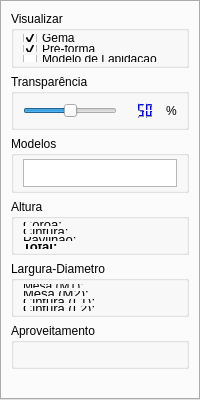
     <widget class="QTabWidget" name="propertiesTabWidget">
      <property name="maximumSize">
       <size>
        <width>200</width>
        <height>16777215</height>
       </size>
      </property>
      <property name="statusTip">
       <string>Properties </string>
      </property>
      <property name="tabShape">
       <enum>QTabWidget::Rounded</enum>
      </property>
      <property name="currentIndex">
       <number>0</number>
      </property>
      <property name="tabBarAutoHide">
       <bool>true</bool>
      </property>
      <widget class="QWidget" name="diagramTab">
       <attribute name="title">
        <string>Diagrama</string>
       </attribute>
       <layout class="QVBoxLayout" name="verticalLayout">
        <item>
         <widget class="QGroupBox" name="groupBox_2">
          <property name="title">
           <string>Visualizar</string>
          </property>
          <property name="alignment">
           <set>Qt::AlignLeading|Qt::AlignLeft|Qt::AlignTop</set>
          </property>
          <layout class="QVBoxLayout" name="verticalLayout_5">
           <property name="spacing">
            <number>3</number>
           </property>
           <property name="topMargin">
            <number>3</number>
           </property>
           <property name="bottomMargin">
            <number>3</number>
           </property>
           <item>
            <widget class="QCheckBox" name="checkBoxGema">
             <property name="text">
              <string>Gema</string>
             </property>
             <property name="checked">
              <bool>true</bool>
             </property>
            </widget>
           </item>
           <item>
            <widget class="QCheckBox" name="checkBoxPreForma">
             <property name="text">
              <string>Pré-forma</string>
             </property>
             <property name="checkable">
              <bool>true</bool>
             </property>
             <property name="checked">
              <bool>true</bool>
             </property>
            </widget>
           </item>
           <item>
            <widget class="QCheckBox" name="checkBoxModelo">
             <property name="text">
              <string>Modelo de Lapidação</string>
             </property>
            </widget>
           </item>
          </layout>
         </widget>
        </item>
        <item>
         <widget class="QGroupBox" name="groupBox">
          <property name="title">
           <string>Transparência</string>
          </property>
          <property name="alignment">
           <set>Qt::AlignLeading|Qt::AlignLeft|Qt::AlignTop</set>
          </property>
          <layout class="QVBoxLayout" name="verticalLayout_4">
           <item>
            <layout class="QHBoxLayout" name="horizontalLayout_3">
             <item>
              <widget class="QSlider" name="sliderAlpha">
               <property name="maximum">
                <number>100</number>
               </property>
               <property name="pageStep">
                <number>0</number>
               </property>
               <property name="value">
                <number>50</number>
               </property>
               <property name="orientation">
                <enum>Qt::Horizontal</enum>
               </property>
               <property name="tickPosition">
                <enum>QSlider::NoTicks</enum>
               </property>
              </widget>
             </item>
             <item>
              <widget class="QLCDNumber" name="lcdNumber">
               <property name="palette">
                <palette>
                 <active>
                  <colorrole role="Button">
                   <brush brushstyle="SolidPattern">
                    <color alpha="255">
                     <red>255</red>
                     <green>255</green>
                     <blue>255</blue>
                    </color>
                   </brush>
                  </colorrole>
                  <colorrole role="Light">
                   <brush brushstyle="SolidPattern">
                    <color alpha="255">
                     <red>0</red>
                     <green>0</green>
                     <blue>255</blue>
                    </color>
                   </brush>
                  </colorrole>
                 </active>
                 <inactive>
                  <colorrole role="Button">
                   <brush brushstyle="SolidPattern">
                    <color alpha="255">
                     <red>255</red>
                     <green>255</green>
                     <blue>255</blue>
                    </color>
                   </brush>
                  </colorrole>
                  <colorrole role="Light">
                   <brush brushstyle="SolidPattern">
                    <color alpha="255">
                     <red>0</red>
                     <green>0</green>
                     <blue>255</blue>
                    </color>
                   </brush>
                  </colorrole>
                 </inactive>
                 <disabled>
                  <colorrole role="Button">
                   <brush brushstyle="SolidPattern">
                    <color alpha="255">
                     <red>255</red>
                     <green>255</green>
                     <blue>255</blue>
                    </color>
                   </brush>
                  </colorrole>
                  <colorrole role="Light">
                   <brush brushstyle="SolidPattern">
                    <color alpha="255">
                     <red>0</red>
                     <green>0</green>
                     <blue>255</blue>
                    </color>
                   </brush>
                  </colorrole>
                 </disabled>
                </palette>
               </property>
               <property name="frameShape">
                <enum>QFrame::NoFrame</enum>
               </property>
               <property name="frameShadow">
                <enum>QFrame::Plain</enum>
               </property>
               <property name="smallDecimalPoint">
                <bool>true</bool>
               </property>
               <property name="digitCount">
                <number>3</number>
               </property>
               <property name="segmentStyle">
                <enum>QLCDNumber::Outline</enum>
               </property>
               <property name="value" stdset="0">
                <double>50.000000000000000</double>
               </property>
               <property name="intValue" stdset="0">
                <number>50</number>
               </property>
              </widget>
             </item>
             <item>
              <widget class="QLabel" name="label">
               <property name="maximumSize">
                <size>
                 <width>20</width>
                 <height>16777215</height>
                </size>
               </property>
               <property name="text">
                <string>%</string>
               </property>
              </widget>
             </item>
            </layout>
           </item>
          </layout>
         </widget>
        </item>
        <item>
         <widget class="QGroupBox" name="groupBox_3">
          <property name="title">
           <string>Modelos</string>
          </property>
          <property name="alignment">
           <set>Qt::AlignLeading|Qt::AlignLeft|Qt::AlignTop</set>
          </property>
          <layout class="QVBoxLayout" name="verticalLayout_6">
           <property name="spacing">
            <number>3</number>
           </property>
           <property name="topMargin">
            <number>3</number>
           </property>
           <property name="bottomMargin">
            <number>3</number>
           </property>
           <item>
            <widget class="QTreeWidget" name="treeWidgetModels">
             <property name="statusTip">
              <string>Pre-formas</string>
             </property>
             <property name="verticalScrollBarPolicy">
              <enum>Qt::ScrollBarAlwaysOff</enum>
             </property>
             <property name="horizontalScrollBarPolicy">
              <enum>Qt::ScrollBarAlwaysOff</enum>
             </property>
             <property name="autoScroll">
              <bool>true</bool>
             </property>
             <property name="editTriggers">
              <set>QAbstractItemView::NoEditTriggers</set>
             </property>
             <property name="tabKeyNavigation">
              <bool>true</bool>
             </property>
             <property name="selectionBehavior">
              <enum>QAbstractItemView::SelectItems</enum>
             </property>
             <property name="indentation">
              <number>10</number>
             </property>
             <property name="animated">
              <bool>true</bool>
             </property>
             <property name="columnCount">
              <number>1</number>
             </property>
             <attribute name="headerVisible">
              <bool>false</bool>
             </attribute>
             <column>
              <property name="text">
               <string>Nome</string>
              </property>
             </column>
            </widget>
           </item>
          </layout>
         </widget>
        </item>
        <item>
         <widget class="QGroupBox" name="groupBox_4">
          <property name="font">
           <font>
            <pointsize>9</pointsize>
           </font>
          </property>
          <property name="statusTip">
           <string>Altura</string>
          </property>
          <property name="title">
           <string>Altura</string>
          </property>
          <property name="alignment">
           <set>Qt::AlignLeading|Qt::AlignLeft|Qt::AlignTop</set>
          </property>
          <layout class="QFormLayout" name="formLayout">
           <property name="verticalSpacing">
            <number>3</number>
           </property>
           <property name="topMargin">
            <number>3</number>
           </property>
           <property name="bottomMargin">
            <number>3</number>
           </property>
           <item row="0" column="0">
            <widget class="QLabel" name="label_8">
             <property name="font">
              <font>
               <pointsize>10</pointsize>
              </font>
             </property>
             <property name="text">
              <string>Coroa:</string>
             </property>
            </widget>
           </item>
           <item row="0" column="1">
            <widget class="QLabel" name="labelCrown">
             <property name="font">
              <font>
               <pointsize>10</pointsize>
              </font>
             </property>
             <property name="text">
              <string/>
             </property>
             <property name="alignment">
              <set>Qt::AlignRight|Qt::AlignTrailing|Qt::AlignVCenter</set>
             </property>
            </widget>
           </item>
           <item row="2" column="0">
            <widget class="QLabel" name="label_2">
             <property name="font">
              <font>
               <pointsize>10</pointsize>
              </font>
             </property>
             <property name="text">
              <string>Cintura:</string>
             </property>
            </widget>
           </item>
           <item row="2" column="1">
            <widget class="QLabel" name="labelGirdle">
             <property name="font">
              <font>
               <pointsize>10</pointsize>
              </font>
             </property>
             <property name="text">
              <string/>
             </property>
             <property name="alignment">
              <set>Qt::AlignRight|Qt::AlignTrailing|Qt::AlignVCenter</set>
             </property>
            </widget>
           </item>
           <item row="4" column="0">
            <widget class="QLabel" name="label_3">
             <property name="font">
              <font>
               <pointsize>10</pointsize>
              </font>
             </property>
             <property name="text">
              <string>Pavilhão:</string>
             </property>
            </widget>
           </item>
           <item row="4" column="1">
            <widget class="QLabel" name="labelPavilion">
             <property name="font">
              <font>
               <pointsize>10</pointsize>
              </font>
             </property>
             <property name="text">
              <string/>
             </property>
             <property name="alignment">
              <set>Qt::AlignRight|Qt::AlignTrailing|Qt::AlignVCenter</set>
             </property>
            </widget>
           </item>
           <item row="7" column="0">
            <widget class="QLabel" name="label_11">
             <property name="font">
              <font>
               <pointsize>10</pointsize>
               <bold>true</bold>
              </font>
             </property>
             <property name="text">
              <string>Total:</string>
             </property>
            </widget>
           </item>
           <item row="7" column="1">
            <widget class="QLabel" name="labelHeightTotal">
             <property name="font">
              <font>
               <pointsize>10</pointsize>
               <bold>true</bold>
              </font>
             </property>
             <property name="text">
              <string/>
             </property>
             <property name="alignment">
              <set>Qt::AlignRight|Qt::AlignTrailing|Qt::AlignVCenter</set>
             </property>
            </widget>
           </item>
          </layout>
         </widget>
        </item>
        <item>
         <widget class="QGroupBox" name="groupBox_9">
          <property name="font">
           <font>
            <pointsize>9</pointsize>
           </font>
          </property>
          <property name="statusTip">
           <string>Largura ou Diametro</string>
          </property>
          <property name="title">
           <string>Largura-Diametro</string>
          </property>
          <property name="alignment">
           <set>Qt::AlignLeading|Qt::AlignLeft|Qt::AlignTop</set>
          </property>
          <layout class="QFormLayout" name="formLayout_2">
           <property name="verticalSpacing">
            <number>3</number>
           </property>
           <property name="topMargin">
            <number>3</number>
           </property>
           <property name="bottomMargin">
            <number>3</number>
           </property>
           <item row="0" column="0">
            <widget class="QLabel" name="label_19">
             <property name="text">
              <string>Mesa (M1):</string>
             </property>
            </widget>
           </item>
           <item row="0" column="1">
            <widget class="QLabel" name="labelTableM1">
             <property name="font">
              <font>
               <pointsize>10</pointsize>
              </font>
             </property>
             <property name="text">
              <string/>
             </property>
             <property name="alignment">
              <set>Qt::AlignRight|Qt::AlignTrailing|Qt::AlignVCenter</set>
             </property>
            </widget>
           </item>
           <item row="3" column="0">
            <widget class="QLabel" name="label_20">
             <property name="font">
              <font>
               <pointsize>10</pointsize>
              </font>
             </property>
             <property name="text">
              <string>Mesa (M2):</string>
             </property>
            </widget>
           </item>
           <item row="3" column="1">
            <widget class="QLabel" name="labelTableM2">
             <property name="font">
              <font>
               <pointsize>10</pointsize>
              </font>
             </property>
             <property name="text">
              <string/>
             </property>
             <property name="alignment">
              <set>Qt::AlignRight|Qt::AlignTrailing|Qt::AlignVCenter</set>
             </property>
            </widget>
           </item>
           <item row="5" column="0">
            <widget class="QLabel" name="labeGirdleWid">
             <property name="font">
              <font>
               <pointsize>10</pointsize>
              </font>
             </property>
             <property name="text">
              <string>Cintura (L1):</string>
             </property>
            </widget>
           </item>
           <item row="5" column="1">
            <widget class="QLabel" name="labelGirdleL1">
             <property name="font">
              <font>
               <pointsize>10</pointsize>
              </font>
             </property>
             <property name="text">
              <string/>
             </property>
             <property name="alignment">
              <set>Qt::AlignRight|Qt::AlignTrailing|Qt::AlignVCenter</set>
             </property>
            </widget>
           </item>
           <item row="6" column="0">
            <widget class="QLabel" name="labeGirdleWid_2">
             <property name="font">
              <font>
               <pointsize>10</pointsize>
              </font>
             </property>
             <property name="text">
              <string>Cintura (L2):</string>
             </property>
            </widget>
           </item>
           <item row="6" column="1">
            <widget class="QLabel" name="labelGirdleL2">
             <property name="font">
              <font>
               <pointsize>10</pointsize>
              </font>
             </property>
             <property name="text">
              <string/>
             </property>
             <property name="alignment">
              <set>Qt::AlignRight|Qt::AlignTrailing|Qt::AlignVCenter</set>
             </property>
            </widget>
           </item>
          </layout>
         </widget>
        </item>
        <item>
         <widget class="QGroupBox" name="groupBox_5">
          <property name="font">
           <font>
            <pointsize>9</pointsize>
           </font>
          </property>
          <property name="title">
           <string>Aproveitamento</string>
          </property>
          <property name="alignment">
           <set>Qt::AlignLeading|Qt::AlignLeft|Qt::AlignTop</set>
          </property>
          <layout class="QVBoxLayout" name="verticalLayout_8">
           <property name="spacing">
            <number>3</number>
           </property>
           <property name="topMargin">
            <number>3</number>
           </property>
           <property name="bottomMargin">
            <number>3</number>
           </property>
           <item>
            <widget class="QLabel" name="labelHarnessingPre">             
             <property name="font">
              <font>
               <pointsize>11</pointsize>
               <bold>true</bold>
              </font>
             </property>
             <property name="text">
              <string/>
             </property>
             <property name="alignment">
              <set>Qt::AlignCenter</set>
             </property>
            </widget>
           </item>
          </layout>
         </widget>
        </item>
        <item>
         <spacer name="verticalSpacer_2">
          <property name="orientation">
           <enum>Qt::Vertical</enum>
          </property>
          <property name="sizeType">
           <enum>QSizePolicy::MinimumExpanding</enum>
          </property>
          <property name="sizeHint" stdset="0">
           <size>
            <width>0</width>
            <height>20</height>
           </size>
          </property>
         </spacer>
        </item>
       </layout>
      </widget>
     </widget>
